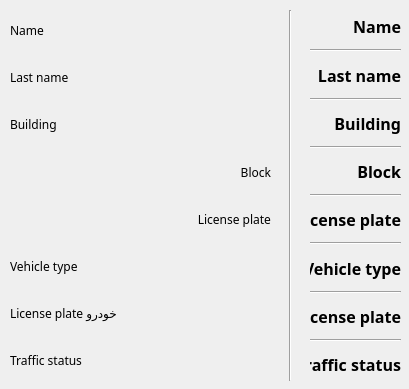
<?xml version="1.0" encoding="UTF-8"?>
<ui version="4.0">
    <class>UsersWindow</class>
    <widget class="QMainWindow" name="UsersWindow">
        <property name="geometry">
            <rect>
                <x>0</x>
                <y>0</y>
                <width>409</width>
                <height>389</height>
            </rect>
        </property>
        <property name="windowTitle">
            <string>Display resident information</string>
        </property>
        <property name="layoutDirection">
            <enum>Qt::LeftToRight</enum>
        </property>
        <widget class="QWidget" name="centralwidget">
            <widget class="QWidget" name="layoutWidget">
                <property name="geometry">
                    <rect>
                        <x>10</x>
                        <y>10</y>
                        <width>261</width>
                        <height>371</height>
                    </rect>
                </property>
                <layout class="QVBoxLayout" name="verticalLayout_2">
                    <item>
                        <widget class="QLabel" name="labelFname">
                            <property name="font">
                                <font>
                                    <family>B Yekan</family>
                                </font>
                            </property>
                            <property name="layoutDirection">
                                <enum>Qt::RightToLeft</enum>
                            </property>
                            <property name="text">
                                <string>Name</string>
                            </property>
                            <property name="alignment">
                                <set>Qt::AlignLeading|Qt::AlignLeft|Qt::AlignVCenter</set>
                            </property>
                        </widget>
                    </item>
                    <item>
                        <widget class="QLabel" name="labelLname">
                            <property name="font">
                                <font>
                                    <family>B Yekan</family>
                                </font>
                            </property>
                            <property name="text">
                                <string>Last name</string>
                            </property>
                            <property name="alignment">
                                <set>Qt::AlignLeading|Qt::AlignLeft|Qt::AlignVCenter</set>
                            </property>
                        </widget>
                    </item>
                    <item>
                        <widget class="QLabel" name="labelBuilding">
                            <property name="font">
                                <font>
                                    <family>B Yekan</family>
                                </font>
                            </property>
                            <property name="text">
                                <string>Building</string>
                            </property>
                            <property name="alignment">
                                <set>Qt::AlignLeading|Qt::AlignLeft|Qt::AlignVCenter</set>
                            </property>
                        </widget>
                    </item>
                    <item>
                        <widget class="QLabel" name="labelBlock">
                            <property name="font">
                                <font>
                                    <family>B Yekan</family>
                                </font>
                            </property>
                            <property name="layoutDirection">
                                <enum>Qt::LeftToRight</enum>
                            </property>
                            <property name="text">
                                <string>Block</string>
                            </property>
                            <property name="alignment">
                                <set>Qt::AlignRight|Qt::AlignTrailing|Qt::AlignVCenter</set>
                            </property>
                        </widget>
                    </item>
                    <item>
                        <widget class="QLabel" name="labelNum">
                            <property name="font">
                                <font>
                                    <family>B Yekan</family>
                                </font>
                            </property>
                            <property name="text">
                                <string>License plate</string>
                            </property>
                            <property name="alignment">
                                <set>Qt::AlignRight|Qt::AlignTrailing|Qt::AlignVCenter</set>
                            </property>
                        </widget>
                    </item>
                    <item>
                        <widget class="QLabel" name="labelCarModel">
                            <property name="font">
                                <font>
                                    <family>B Yekan</family>
                                </font>
                            </property>
                            <property name="text">
                                <string>Vehicle type</string>
                            </property>
                            <property name="alignment">
                                <set>Qt::AlignLeading|Qt::AlignLeft|Qt::AlignVCenter</set>
                            </property>
                        </widget>
                    </item>
                    <item>
                        <widget class="QLabel" name="labelPlateNum">
                            <property name="font">
                                <font>
                                    <family>B Yekan</family>
                                </font>
                            </property>
                            <property name="text">
                                <string>License plate خودرو</string>
                            </property>
                            <property name="alignment">
                                <set>Qt::AlignLeading|Qt::AlignLeft|Qt::AlignVCenter</set>
                            </property>
                        </widget>
                    </item>
                    <item>
                        <widget class="QLabel" name="labelStatus">
                            <property name="font">
                                <font>
                                    <family>B Yekan</family>
                                </font>
                            </property>
                            <property name="text">
                                <string>Traffic status</string>
                            </property>
                            <property name="alignment">
                                <set>Qt::AlignLeading|Qt::AlignLeft|Qt::AlignVCenter</set>
                            </property>
                        </widget>
                    </item>
                </layout>
            </widget>
            <widget class="QWidget" name="layoutWidget">
                <property name="geometry">
                    <rect>
                        <x>310</x>
                        <y>10</y>
                        <width>91</width>
                        <height>371</height>
                    </rect>
                </property>
                <layout class="QVBoxLayout" name="verticalLayout">
                    <item>
                        <widget class="QLabel" name="label_4">
                            <property name="font">
                                <font>
                                    <family>B Yekan</family>
                                    <pointsize>12</pointsize>
                                    <weight>75</weight>
                                    <bold>true</bold>
                                </font>
                            </property>
                            <property name="layoutDirection">
                                <enum>Qt::LeftToRight</enum>
                            </property>
                            <property name="text">
                                <string>Name</string>
                            </property>
                            <property name="alignment">
                                <set>Qt::AlignRight|Qt::AlignTrailing|Qt::AlignVCenter</set>
                            </property>
                        </widget>
                    </item>
                    <item>
                        <widget class="Line" name="line_2">
                            <property name="orientation">
                                <enum>Qt::Horizontal</enum>
                            </property>
                        </widget>
                    </item>
                    <item>
                        <widget class="QLabel" name="label_10">
                            <property name="font">
                                <font>
                                    <family>B Yekan</family>
                                    <pointsize>12</pointsize>
                                    <weight>75</weight>
                                    <bold>true</bold>
                                </font>
                            </property>
                            <property name="layoutDirection">
                                <enum>Qt::LeftToRight</enum>
                            </property>
                            <property name="text">
                                <string>Last name</string>
                            </property>
                            <property name="alignment">
                                <set>Qt::AlignRight|Qt::AlignTrailing|Qt::AlignVCenter</set>
                            </property>
                        </widget>
                    </item>
                    <item>
                        <widget class="Line" name="line_3">
                            <property name="orientation">
                                <enum>Qt::Horizontal</enum>
                            </property>
                        </widget>
                    </item>
                    <item>
                        <widget class="QLabel" name="label_2">
                            <property name="font">
                                <font>
                                    <family>B Yekan</family>
                                    <pointsize>12</pointsize>
                                    <weight>75</weight>
                                    <bold>true</bold>
                                </font>
                            </property>
                            <property name="layoutDirection">
                                <enum>Qt::LeftToRight</enum>
                            </property>
                            <property name="text">
                                <string>Building</string>
                            </property>
                            <property name="alignment">
                                <set>Qt::AlignRight|Qt::AlignTrailing|Qt::AlignVCenter</set>
                            </property>
                        </widget>
                    </item>
                    <item>
                        <widget class="Line" name="line_4">
                            <property name="orientation">
                                <enum>Qt::Horizontal</enum>
                            </property>
                        </widget>
                    </item>
                    <item>
                        <widget class="QLabel" name="label_8">
                            <property name="font">
                                <font>
                                    <family>B Yekan</family>
                                    <pointsize>12</pointsize>
                                    <weight>75</weight>
                                    <bold>true</bold>
                                </font>
                            </property>
                            <property name="layoutDirection">
                                <enum>Qt::LeftToRight</enum>
                            </property>
                            <property name="text">
                                <string>Block</string>
                            </property>
                            <property name="alignment">
                                <set>Qt::AlignRight|Qt::AlignTrailing|Qt::AlignVCenter</set>
                            </property>
                        </widget>
                    </item>
                    <item>
                        <widget class="Line" name="line_5">
                            <property name="orientation">
                                <enum>Qt::Horizontal</enum>
                            </property>
                        </widget>
                    </item>
                    <item>
                        <widget class="QLabel" name="label_7">
                            <property name="font">
                                <font>
                                    <family>B Yekan</family>
                                    <pointsize>12</pointsize>
                                    <weight>75</weight>
                                    <bold>true</bold>
                                </font>
                            </property>
                            <property name="layoutDirection">
                                <enum>Qt::LeftToRight</enum>
                            </property>
                            <property name="text">
                                <string>License plate</string>
                            </property>
                            <property name="alignment">
                                <set>Qt::AlignRight|Qt::AlignTrailing|Qt::AlignVCenter</set>
                            </property>
                        </widget>
                    </item>
                    <item>
                        <widget class="Line" name="line_6">
                            <property name="orientation">
                                <enum>Qt::Horizontal</enum>
                            </property>
                        </widget>
                    </item>
                    <item>
                        <widget class="QLabel" name="label_6">
                            <property name="font">
                                <font>
                                    <family>B Yekan</family>
                                    <pointsize>12</pointsize>
                                    <weight>75</weight>
                                    <bold>true</bold>
                                </font>
                            </property>
                            <property name="layoutDirection">
                                <enum>Qt::LeftToRight</enum>
                            </property>
                            <property name="text">
                                <string>Vehicle type</string>
                            </property>
                            <property name="alignment">
                                <set>Qt::AlignRight|Qt::AlignTrailing|Qt::AlignVCenter</set>
                            </property>
                        </widget>
                    </item>
                    <item>
                        <widget class="Line" name="line_7">
                            <property name="orientation">
                                <enum>Qt::Horizontal</enum>
                            </property>
                        </widget>
                    </item>
                    <item>
                        <widget class="QLabel" name="label_5">
                            <property name="font">
                                <font>
                                    <family>B Yekan</family>
                                    <pointsize>12</pointsize>
                                    <weight>75</weight>
                                    <bold>true</bold>
                                </font>
                            </property>
                            <property name="layoutDirection">
                                <enum>Qt::LeftToRight</enum>
                            </property>
                            <property name="text">
                                <string>License plate</string>
                            </property>
                            <property name="alignment">
                                <set>Qt::AlignRight|Qt::AlignTrailing|Qt::AlignVCenter</set>
                            </property>
                        </widget>
                    </item>
                    <item>
                        <widget class="Line" name="line_8">
                            <property name="orientation">
                                <enum>Qt::Horizontal</enum>
                            </property>
                        </widget>
                    </item>
                    <item>
                        <widget class="QLabel" name="label_3">
                            <property name="font">
                                <font>
                                    <family>B Yekan</family>
                                    <pointsize>12</pointsize>
                                    <weight>75</weight>
                                    <bold>true</bold>
                                </font>
                            </property>
                            <property name="layoutDirection">
                                <enum>Qt::LeftToRight</enum>
                            </property>
                            <property name="text">
                                <string>Traffic status</string>
                            </property>
                            <property name="alignment">
                                <set>Qt::AlignRight|Qt::AlignTrailing|Qt::AlignVCenter</set>
                            </property>
                        </widget>
                    </item>
                </layout>
            </widget>
            <widget class="Line" name="line">
                <property name="geometry">
                    <rect>
                        <x>280</x>
                        <y>10</y>
                        <width>20</width>
                        <height>371</height>
                    </rect>
                </property>
                <property name="orientation">
                    <enum>Qt::Vertical</enum>
                </property>
            </widget>
        </widget>
    </widget>
    <resources/>
    <connections/>
</ui>
